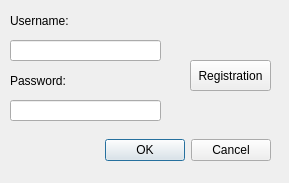
<?xml version="1.0" encoding="UTF-8"?>
<ui version="4.0">
 <class>ConnectionToDataBaseDialog</class>
 <widget class="QDialog" name="ConnectionToDataBaseDialog">
  <property name="geometry">
   <rect>
    <x>0</x>
    <y>0</y>
    <width>289</width>
    <height>183</height>
   </rect>
  </property>
  <property name="sizePolicy">
   <sizepolicy hsizetype="Fixed" vsizetype="Fixed">
    <horstretch>0</horstretch>
    <verstretch>0</verstretch>
   </sizepolicy>
  </property>
  <property name="windowTitle">
   <string>Connect to database</string>
  </property>
  <property name="modal">
   <bool>true</bool>
  </property>
  <widget class="QDialogButtonBox" name="buttonBox">
   <property name="geometry">
    <rect>
     <x>10</x>
     <y>130</y>
     <width>261</width>
     <height>41</height>
    </rect>
   </property>
   <property name="sizePolicy">
    <sizepolicy hsizetype="Fixed" vsizetype="Expanding">
     <horstretch>0</horstretch>
     <verstretch>0</verstretch>
    </sizepolicy>
   </property>
   <property name="layoutDirection">
    <enum>Qt::LeftToRight</enum>
   </property>
   <property name="autoFillBackground">
    <bool>false</bool>
   </property>
   <property name="orientation">
    <enum>Qt::Horizontal</enum>
   </property>
   <property name="standardButtons">
    <set>QDialogButtonBox::Cancel|QDialogButtonBox::Ok</set>
   </property>
   <property name="centerButtons">
    <bool>false</bool>
   </property>
  </widget>
  <widget class="QLineEdit" name="usernameLineEdit">
   <property name="geometry">
    <rect>
     <x>10</x>
     <y>40</y>
     <width>151</width>
     <height>21</height>
    </rect>
   </property>
  </widget>
  <widget class="QLabel" name="usernameLabel">
   <property name="geometry">
    <rect>
     <x>10</x>
     <y>10</y>
     <width>121</width>
     <height>21</height>
    </rect>
   </property>
   <property name="text">
    <string>Username:</string>
   </property>
  </widget>
  <widget class="QLabel" name="passwordLabel">
   <property name="geometry">
    <rect>
     <x>10</x>
     <y>70</y>
     <width>121</width>
     <height>21</height>
    </rect>
   </property>
   <property name="text">
    <string>Password:</string>
   </property>
  </widget>
  <widget class="QLineEdit" name="passwordLineEdit">
   <property name="geometry">
    <rect>
     <x>10</x>
     <y>100</y>
     <width>151</width>
     <height>21</height>
    </rect>
   </property>
  </widget>
  <widget class="QPushButton" name="regButton">
   <property name="geometry">
    <rect>
     <x>190</x>
     <y>60</y>
     <width>81</width>
     <height>31</height>
    </rect>
   </property>
   <property name="text">
    <string>Registration</string>
   </property>
  </widget>
 </widget>
 <resources/>
 <connections>
  <connection>
   <sender>buttonBox</sender>
   <signal>accepted()</signal>
   <receiver>ConnectionToDataBaseDialog</receiver>
   <slot>accept()</slot>
   <hints>
    <hint type="sourcelabel">
     <x>248</x>
     <y>254</y>
    </hint>
    <hint type="destinationlabel">
     <x>157</x>
     <y>274</y>
    </hint>
   </hints>
  </connection>
  <connection>
   <sender>buttonBox</sender>
   <signal>rejected()</signal>
   <receiver>ConnectionToDataBaseDialog</receiver>
   <slot>reject()</slot>
   <hints>
    <hint type="sourcelabel">
     <x>316</x>
     <y>260</y>
    </hint>
    <hint type="destinationlabel">
     <x>286</x>
     <y>274</y>
    </hint>
   </hints>
  </connection>
 </connections>
</ui>
